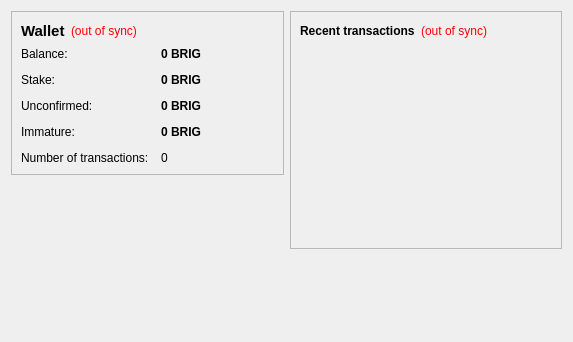
<?xml version="1.0" encoding="UTF-8"?>
<ui version="4.0">
 <class>OverviewPage</class>
 <widget class="QWidget" name="OverviewPage">
  <property name="geometry">
   <rect>
    <x>0</x>
    <y>0</y>
    <width>573</width>
    <height>342</height>
   </rect>
  </property>
  <property name="windowTitle">
   <string>Form</string>
  </property>
  <layout class="QHBoxLayout" name="horizontalLayout" stretch="1,1">
   <item>
    <layout class="QVBoxLayout" name="verticalLayout_2">
     <item>
      <widget class="QFrame" name="frame">
       <property name="frameShape">
        <enum>QFrame::StyledPanel</enum>
       </property>
       <property name="frameShadow">
        <enum>QFrame::Raised</enum>
       </property>
       <layout class="QVBoxLayout" name="verticalLayout_4">
        <item>
         <layout class="QHBoxLayout" name="horizontalLayout_4">
          <item>
           <widget class="QLabel" name="label_5">
            <property name="font">
             <font>
              <pointsize>11</pointsize>
              <weight>75</weight>
              <bold>true</bold>
             </font>
            </property>
            <property name="text">
             <string>Wallet</string>
            </property>
           </widget>
          </item>
          <item>
           <widget class="QLabel" name="labelWalletStatus">
            <property name="toolTip">
             <string>The displayed information may be out of date. Your wallet automatically synchronizes with the Brigadecoin network after a connection is established, but this process has not completed yet.</string>
            </property>
            <property name="styleSheet">
             <string notr="true">QLabel { color: red; }</string>
            </property>
            <property name="text">
             <string notr="true">(out of sync)</string>
            </property>
            <property name="alignment">
             <set>Qt::AlignLeading|Qt::AlignLeft|Qt::AlignVCenter</set>
            </property>
           </widget>
          </item>
          <item>
           <spacer name="horizontalSpacer_2">
            <property name="orientation">
             <enum>Qt::Horizontal</enum>
            </property>
            <property name="sizeHint" stdset="0">
             <size>
              <width>40</width>
              <height>20</height>
             </size>
            </property>
           </spacer>
          </item>
         </layout>
        </item>
        <item>
         <layout class="QFormLayout" name="formLayout_2">
          <property name="fieldGrowthPolicy">
           <enum>QFormLayout::AllNonFixedFieldsGrow</enum>
          </property>
          <property name="horizontalSpacing">
           <number>12</number>
          </property>
          <property name="verticalSpacing">
           <number>12</number>
          </property>
          <item row="0" column="0">
           <widget class="QLabel" name="label">
            <property name="text">
             <string>Balance:</string>
            </property>
           </widget>
          </item>
          <item row="0" column="1">
           <widget class="QLabel" name="labelBalance">
            <property name="font">
             <font>
              <weight>75</weight>
              <bold>true</bold>
             </font>
            </property>
            <property name="cursor">
             <cursorShape>IBeamCursor</cursorShape>
            </property>
            <property name="toolTip">
             <string>Your current balance</string>
            </property>
            <property name="text">
             <string notr="true">0 BRIG</string>
            </property>
            <property name="textInteractionFlags">
             <set>Qt::LinksAccessibleByMouse|Qt::TextSelectableByKeyboard|Qt::TextSelectableByMouse</set>
            </property>
           </widget>
          </item>
          <item row="1" column="0">
           <widget class="QLabel" name="label_6">
            <property name="text">
             <string>Stake:</string>
            </property>
           </widget>
          </item>
          <item row="1" column="1">
           <widget class="QLabel" name="labelStake">
            <property name="font">
             <font>
              <weight>75</weight>
              <bold>true</bold>
             </font>
            </property>
            <property name="cursor">
             <cursorShape>IBeamCursor</cursorShape>
            </property>
            <property name="toolTip">
             <string>Total of coins that was staked, and do not yet count toward the current balance</string>
            </property>
            <property name="text">
             <string notr="true">0 BRIG</string>
            </property>
            <property name="textInteractionFlags">
             <set>Qt::LinksAccessibleByMouse|Qt::TextSelectableByKeyboard|Qt::TextSelectableByMouse</set>
            </property>
           </widget>
          </item>
          <item row="2" column="0">
           <widget class="QLabel" name="label_3">
            <property name="text">
             <string>Unconfirmed:</string>
            </property>
           </widget>
          </item>
          <item row="2" column="1">
           <widget class="QLabel" name="labelUnconfirmed">
            <property name="font">
             <font>
              <weight>75</weight>
              <bold>true</bold>
             </font>
            </property>
            <property name="cursor">
             <cursorShape>IBeamCursor</cursorShape>
            </property>
            <property name="toolTip">
             <string>Total of transactions that have yet to be confirmed, and do not yet count toward the current balance</string>
            </property>
            <property name="text">
             <string notr="true">0 BRIG</string>
            </property>
            <property name="textInteractionFlags">
             <set>Qt::LinksAccessibleByMouse|Qt::TextSelectableByKeyboard|Qt::TextSelectableByMouse</set>
            </property>
           </widget>
          </item>
          <item row="3" column="0">
           <widget class="QLabel" name="labelImmatureText">
            <property name="text">
             <string>Immature:</string>
            </property>
           </widget>
          </item>
          <item row="3" column="1">
           <widget class="QLabel" name="labelImmature">
            <property name="font">
             <font>
              <weight>75</weight>
              <bold>true</bold>
             </font>
            </property>
            <property name="toolTip">
             <string>Mined balance that has not yet matured</string>
            </property>
            <property name="text">
             <string notr="true">0 BRIG</string>
            </property>
            <property name="textInteractionFlags">
             <set>Qt::LinksAccessibleByMouse|Qt::TextSelectableByKeyboard|Qt::TextSelectableByMouse</set>
            </property>
           </widget>
          </item>
          <item row="4" column="0">
           <widget class="QLabel" name="label_2">
            <property name="text">
             <string>Number of transactions:</string>
            </property>
           </widget>
          </item>
          <item row="4" column="1">
           <widget class="QLabel" name="labelNumTransactions">
            <property name="toolTip">
             <string>Total number of transactions in wallet</string>
            </property>
            <property name="text">
             <string notr="true">0</string>
            </property>
           </widget>
          </item>
         </layout>
        </item>
       </layout>
      </widget>
     </item>
     <item>
      <spacer name="verticalSpacer">
       <property name="orientation">
        <enum>Qt::Vertical</enum>
       </property>
       <property name="sizeHint" stdset="0">
        <size>
         <width>20</width>
         <height>40</height>
        </size>
       </property>
      </spacer>
     </item>
     <item>
      <widget class="QLabel" name="label_6">
       <property name="text">
        <string/>
       </property>
       <property name="pixmap">
        <pixmap resource="../bitcoin.qrc">:/images/backg</pixmap>
       </property>
       <property name="scaledContents">
        <bool>false</bool>
       </property>
       <property name="alignment">
        <set>Qt::AlignCenter</set>
       </property>
       <property name="margin">
        <number>-2</number>
       </property>
      </widget>
     </item>
    </layout>
   </item>
   <item>
    <layout class="QVBoxLayout" name="verticalLayout_3">
     <item>
      <widget class="QFrame" name="frame_2">
       <property name="frameShape">
        <enum>QFrame::StyledPanel</enum>
       </property>
       <property name="frameShadow">
        <enum>QFrame::Raised</enum>
       </property>
       <layout class="QVBoxLayout" name="verticalLayout">
        <item>
         <layout class="QHBoxLayout" name="horizontalLayout_2">
          <item>
           <widget class="QLabel" name="label_4">
            <property name="text">
             <string>&lt;b&gt;Recent transactions&lt;/b&gt;</string>
            </property>
           </widget>
          </item>
          <item>
           <widget class="QLabel" name="labelTransactionsStatus">
            <property name="toolTip">
             <string>The displayed information may be out of date. Your wallet automatically synchronizes with the Brigadecoin network after a connection is established, but this process has not completed yet.</string>
            </property>
            <property name="styleSheet">
             <string notr="true">QLabel { color: red; }</string>
            </property>
            <property name="text">
             <string notr="true">(out of sync)</string>
            </property>
            <property name="alignment">
             <set>Qt::AlignRight|Qt::AlignTrailing|Qt::AlignVCenter</set>
            </property>
           </widget>
          </item>
          <item>
           <spacer name="horizontalSpacer">
            <property name="orientation">
             <enum>Qt::Horizontal</enum>
            </property>
            <property name="sizeHint" stdset="0">
             <size>
              <width>40</width>
              <height>20</height>
             </size>
            </property>
           </spacer>
          </item>
         </layout>
        </item>
        <item>
         <widget class="QListView" name="listTransactions">
          <property name="styleSheet">
           <string notr="true">QListView { background: transparent; }</string>
          </property>
          <property name="frameShape">
           <enum>QFrame::NoFrame</enum>
          </property>
          <property name="verticalScrollBarPolicy">
           <enum>Qt::ScrollBarAlwaysOff</enum>
          </property>
          <property name="horizontalScrollBarPolicy">
           <enum>Qt::ScrollBarAlwaysOff</enum>
          </property>
          <property name="selectionMode">
           <enum>QAbstractItemView::NoSelection</enum>
          </property>
         </widget>
        </item>
       </layout>
      </widget>
     </item>
     <item>
      <spacer name="verticalSpacer_2">
       <property name="orientation">
        <enum>Qt::Vertical</enum>
       </property>
       <property name="sizeHint" stdset="0">
        <size>
         <width>20</width>
         <height>40</height>
        </size>
       </property>
      </spacer>
     </item>
    </layout>
   </item>
  </layout>
 </widget>
 <resources/>
 <connections/>
</ui>
